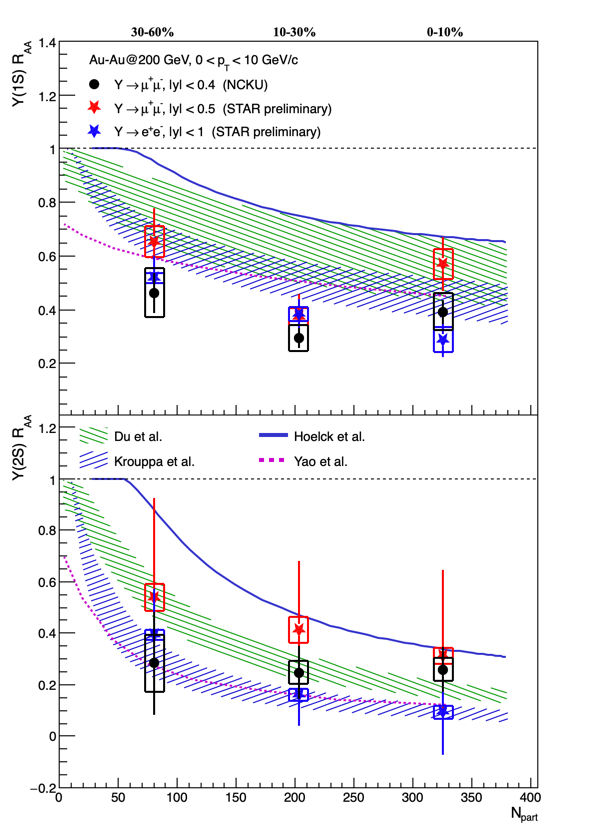
#> input picture day1/RAA_dc.png, 598 x 830 px
$ jupyter execute Day001_read_image_HW.ipynb
#> lines starting #> are read from the running program, lines starting #| are printed output that depends on the picture
# 作業

思考一下我們前面有提到圖片是矩陣，但維度可能會不一樣
例如灰階圖只有兩個維度，RGB 彩圖則有 3 個維度

假如今天我們把 RGB 3 個維度拆開來看會有甚麼不同的效果呢？

[cell 1]
import cv2

img = 'RAA_dc.png'
img_rgb = cv2.imread(img, cv2.IMREAD_COLOR)
#> img_rgb is the input picture: shape (830, 598, 3); mean B, G, R 243.2, 241.8, 241.1
img_gray = cv2.imread(img, cv2.IMREAD_GRAYSCALE)
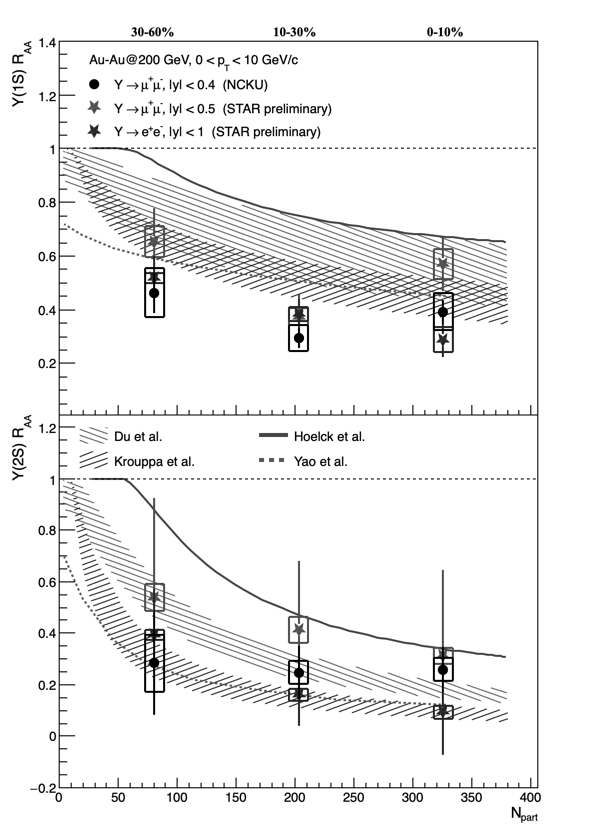
#> img_gray: shape (830, 598); min 0, max 255, mean 241.7

while True:
    cv2.imshow('color', img_rgb)
    cv2.imshow('gray', img_gray)

    k = cv2.waitKey(0)
#> (key Esc is pressed here)
    if k == 27:
        cv2.destroyAllWindows()
        break
